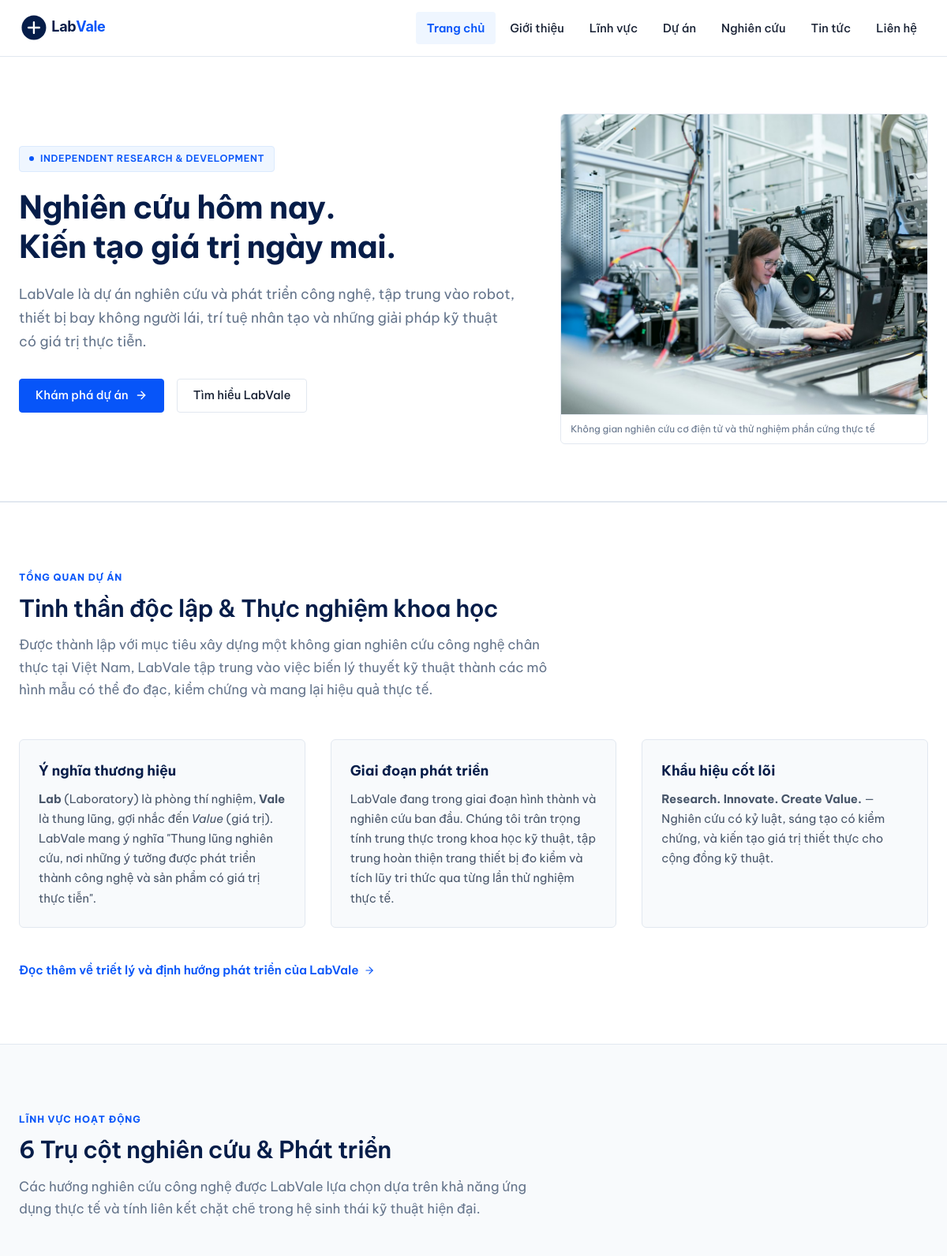
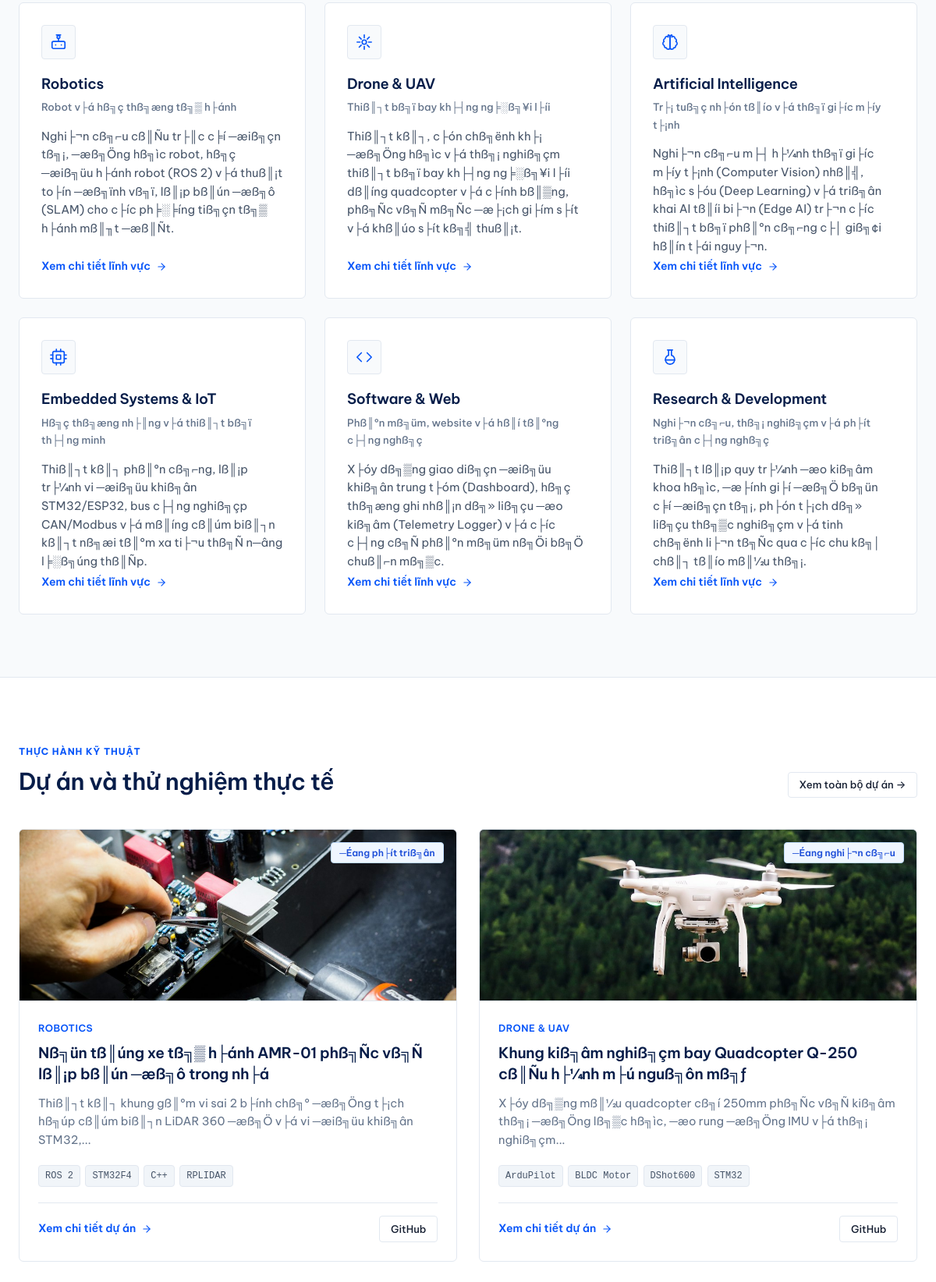
The page / (upper part) on the database its author committed (2 pictures, top to bottom).
### tables this page shows
CREATE TABLE `research_areas` (
  `id` int(11) NOT NULL AUTO_INCREMENT,
  `slug` varchar(100) NOT NULL,
  `name` varchar(150) NOT NULL,
  `subtitle` varchar(255) NOT NULL,
  `icon_svg` text NOT NULL,
  `short_desc` text NOT NULL,
  `full_content` longtext NOT NULL,
  `image` varchar(255) NOT NULL,
  `sort_order` int(11) DEFAULT 0,
  `is_active` tinyint(1) DEFAULT 1,
  `created_at` datetime DEFAULT current_timestamp(),
  PRIMARY KEY (`id`),
  UNIQUE KEY `slug` (`slug`)
);

CREATE TABLE `projects` (
  `id` int(11) NOT NULL AUTO_INCREMENT,
  `area_id` int(11) DEFAULT NULL,
  `title` varchar(200) NOT NULL,
  `slug` varchar(200) NOT NULL,
  `status` enum('├¥ t╞░ß╗ƒng','─Éang nghi├¬n cß╗⌐u','─Éang ph├ít triß╗ân','Ho├án th├ánh') DEFAULT '─Éang nghi├¬n cß╗⌐u',
  `summary` text NOT NULL,
  `content` longtext NOT NULL,
  `tech_stack` varchar(255) NOT NULL,
  `image` varchar(255) NOT NULL,
  `image_caption` varchar(255) DEFAULT NULL,
  `github_url` varchar(255) DEFAULT NULL,
  `demo_url` varchar(255) DEFAULT NULL,
  `is_featured` tinyint(1) DEFAULT 0,
  `sort_order` int(11) DEFAULT 0,
  `created_at` datetime DEFAULT current_timestamp(),
  `updated_at` datetime DEFAULT current_timestamp() ON UPDATE current_timestamp(),
  PRIMARY KEY (`id`),
  UNIQUE KEY `slug` (`slug`),
  KEY `area_id` (`area_id`),
  CONSTRAINT `fk_projects_area` FOREIGN KEY (`area_id`) REFERENCES `research_areas` (`id`) ON DELETE SET NULL
);

### includes/helpers.php (called while the page is built, shortened)
<?php
function url(string $path = ''): string {
    $cleanPath = '/' . ltrim($path, '/');
    if ($cleanPath === '/') {
        return BASE_PATH === '' ? '/' : BASE_PATH . '/';
    }
    return BASE_PATH . $cleanPath;
}
function asset(string $path = ''): string {
    $cleanPath = ltrim($path, '/');
    $fullUrl = url('assets/' . $cleanPath);
    $realPath = __DIR__ . '/../assets/' . $cleanPath;
    if (file_exists($realPath)) {
        return $fullUrl . '?v=' . filemtime($realPath);
    }
    return $fullUrl;
}
function e(?string $str): string {
    return htmlspecialchars($str ?? '', ENT_QUOTES, 'UTF-8');
}
function truncate_text(string $text, int $limit = 140, string $end = '...'): string {
    $plain = strip_tags($text);
    $truncated = mb_substr($plain, 0, $limit, 'UTF-8');
    $lastSpace = mb_strrpos($truncated, ' ', 0, 'UTF-8');
    if ($lastSpace !== false) {
        $truncated = mb_substr($truncated, 0, $lastSpace, 'UTF-8');
    }
    return $truncated . $end;
}

### views/layout/project-card.php (the view)
<?php
$statusClassMap = [
    'Ý tưởng' => 'status-y-tuong',
    'Đang nghiên cứu' => 'status-dang-nghien-cuu',
    'Đang phát triển' => 'status-dang-phat-trien',
    'Hoàn thành' => 'status-hoan-thanh',
];
$statusClass = $statusClassMap[$project['status']] ?? 'status-dang-nghien-cuu';
$projectUrl = url('projects/' . $project['slug']);
$imgUrl = !empty($project['image']) ? asset('images/' . $project['image']) : asset('images/project-rover.jpg');
?>
<article class="project-card">
    <div class="project-thumbnail-wrapper">
        <a href="<?= $projectUrl ?>" tabindex="-1" aria-hidden="true">
            <img src="<?= e($imgUrl) ?>" alt="<?= e($project['title']) ?>" class="project-thumbnail" loading="lazy" width="600" height="340">
        </a>
        <span class="project-status-tag <?= $statusClass ?>"><?= e($project['status']) ?></span>
    </div>
    <div class="project-body">
        <?php if (!empty($project['area_name'])): ?>
            <div class="project-area-badge"><?= e($project['area_name']) ?></div>
        <?php endif; ?>
        <h3 class="project-title">
            <a href="<?= $projectUrl ?>"><?= e($project['title']) ?></a>
        </h3>
        <p class="project-summary"><?= e(truncate_text($project['summary'], 130)) ?></p>
        <?php if (!empty($project['tech_stack'])):
            $tags = array_map('trim', explode(',', $project['tech_stack']));
        ?>
            <div class="project-tech-tags">
                <?php foreach (array_slice($tags, 0, 4) as $tag): ?>
                    <span class="tech-tag"><?= e($tag) ?></span>
                <?php endforeach; ?>
            </div>
        <?php endif; ?>
        <div class="project-footer">
            <a href="<?= $projectUrl ?>" class="area-link">
                Xem chi tiết dự án
                <svg viewBox="0 0 24 24" fill="none" stroke="currentColor" stroke-width="2" stroke-linecap="round" stroke-linejoin="round">
                    <line x1="5" y1="12" x2="19" y2="12"></line>
                    <polyline points="12 5 19 12 12 19"></polyline>
                </svg>
            </a>
            <?php if (!empty($project['github_url'])): ?>
                <a href="<?= e($project['github_url']) ?>" target="_blank" rel="noopener noreferrer" class="btn btn-secondary btn-sm" title="Xem mã nguồn">
                    GitHub
                </a>
            <?php endif; ?>
        </div>
    </div>
</article>

### views/home.php (shortened to what this page needs)
<?php
require_once __DIR__ . '/layout/header.php';
?>
<section class="hero">
    <div class="container">
        <div class="hero-grid">
            <div>
                <div class="hero-badge">
                    <span class="hero-badge-pulse" aria-hidden="true"></span>
                    <span>INDEPENDENT RESEARCH &amp; DEVELOPMENT</span>
                </div>
                <h1 class="hero-title">Nghiên cứu hôm nay.<br>Kiến tạo giá trị ngày mai.</h1>
                <p class="hero-desc">
                    LabVale là dự án nghiên cứu và phát triển công nghệ, tập trung vào robot, thiết bị bay không người lái, trí tuệ nhân tạo và những giải pháp kỹ thuật có giá trị thực tiễn.
                </p>
                <div class="hero-actions">
                    <a href="<?= url('/projects') ?>" class="btn btn-primary">
                        Khám phá dự án
                        <svg width="16" height="16" viewBox="0 0 24 24" fill="none" stroke="currentColor" stroke-width="2" stroke-linecap="round" stroke-linejoin="round">
                            <line x1="5" y1="12" x2="19" y2="12"></line>
                            <polyline points="12 5 19 12 12 19"></polyline>
                        </svg>
                    </a>
                    <a href="<?= url('/about') ?>" class="btn btn-secondary">
                        Tìm hiểu LabVale
                    </a>
                </div>
            </div>
            <div>
                <div class="hero-image-wrapper">
                    <img src="<?= asset('images/hero-lab.jpg') ?>" alt="Bàn thí nghiệm nghiên cứu kỹ thuật thực tế tại LabVale" class="hero-img" width="800" height="480">
                    <div class="hero-img-caption">
                        Không gian nghiên cứu cơ điện tử và thử nghiệm phần cứng thực tế
                    </div>
                </div>
            </div>
        </div>
    </div>
</section>
<section class="section section-bg-white">
    <div class="container">
        <div class="section-header">
            <span class="section-kicker">TỔNG QUAN DỰ ÁN</span>
            <h2 class="section-title">Tinh thần độc lập &amp; Thực nghiệm khoa học</h2>
            <p class="section-desc">
                Được thành lập với mục tiêu xây dựng một không gian nghiên cứu công nghệ chân thực tại Việt Nam, LabVale tập trung vào việc biến lý thuyết kỹ thuật thành các mô hình mẫu có thể đo đạc, kiểm chứng và mang lại hiệu quả thực tế.
            </p>
        </div>
        <div style="display: grid; grid-template-columns: repeat(auto-fit, minmax(280px, 1fr)); gap: 2rem; margin-bottom: 2.5rem;">
            <div style="padding: 1.5rem; background-color: #F8FAFC; border: 1px solid var(--color-border); border-radius: var(--radius-md);">
                <div style="font-weight: 700; color: var(--color-primary-navy); margin-bottom: 0.5rem; font-size: 1.1rem;">
                    Ý nghĩa thương hiệu
                </div>
                <p style="font-size: 0.925rem; color: #475569; margin: 0;">
                    <strong>Lab</strong> (Laboratory) là phòng thí nghiệm, <strong>Vale</strong> là thung lũng, gợi nhắc đến <em>Value</em> (giá trị). LabVale mang ý nghĩa "Thung lũng nghiên cứu, nơi những ý tưởng được phát triển thành công nghệ và sản phẩm có giá trị thực tiễn".
                </p>
            </div>
            <div style="padding: 1.5rem; background-color: #F8FAFC; border: 1px solid var(--color-border); border-radius: var(--radius-md);">
                <div style="font-weight: 700; color: var(--color-primary-navy); margin-bottom: 0.5rem; font-size: 1.1rem;">
                    Giai đoạn phát triển
                </div>
                <p style="font-size: 0.925rem; color: #475569; margin: 0;">
                    LabVale đang trong giai đoạn hình thành và nghiên cứu ban đầu. Chúng tôi trân trọng tính trung thực trong khoa học kỹ thuật, tập trung hoàn thiện trang thiết bị đo kiểm và tích lũy tri thức qua từng lần thử nghiệm thực tế.
                </p>
            </div>
            <div style="padding: 1.5rem; background-color: #F8FAFC; border: 1px solid var(--color-border); border-radius: var(--radius-md);">
                <div style="font-weight: 700; color: var(--color-primary-navy); margin-bottom: 0.5rem; font-size: 1.1rem;">
                    Khẩu hiệu cốt lõi
                </div>
                <p style="font-size: 0.925rem; color: #475569; margin: 0;">
                    <strong>Research. Innovate. Create Value.</strong> — Nghiên cứu có kỷ luật, sáng tạo có kiểm chứng, và kiến tạo giá trị thiết thực cho cộng đồng kỹ thuật.
                </p>
            </div>
        </div>
        <div>
            <a href="<?= url('/about') ?>" class="area-link" style="font-size: 0.95rem;">
                Đọc thêm về triết lý và định hướng phát triển của LabVale
                <svg viewBox="0 0 24 24" fill="none" stroke="currentColor" stroke-width="2" stroke-linecap="round" stroke-linejoin="round">
                    <line x1="5" y1="12" x2="19" y2="12"></line>
                    <polyline points="12 5 19 12 12 19"></polyline>
                </svg>
            </a>
        </div>
    </div>
</section>
<section class="section">
    <div class="container">
        <div class="section-header">
            <span class="section-kicker">LĨNH VỰC HOẠT ĐỘNG</span>
            <h2 class="section-title">6 Trụ cột nghiên cứu &amp; Phát triển</h2>
            <p class="section-desc">
                Các hướng nghiên cứu công nghệ được LabVale lựa chọn dựa trên khả năng ứng dụng thực tế và tính liên kết chặt chẽ trong hệ sinh thái kỹ thuật hiện đại.
            </p>
        </div>
        <div class="areas-grid">
            <?php foreach ($researchAreas as $area): ?>
                <div class="area-card">
                    <div>
                        <div class="area-icon-box">
                            <?= $area['icon_svg'] ?>
                        </div>
                        <h3 class="area-title"><?= e($area['name']) ?></h3>
                        <div class="area-subtitle"><?= e($area['subtitle']) ?></div>
                        <p class="area-desc"><?= e($area['short_desc']) ?></p>
                    </div>
                    <div>
                        <a href="<?= url('research-areas/' . $area['slug']) ?>" class="area-link">
                            Xem chi tiết lĩnh vực
                            <svg viewBox="0 0 24 24" fill="none" stroke="currentColor" stroke-width="2" stroke-linecap="round" stroke-linejoin="round">
                                <line x1="5" y1="12" x2="19" y2="12"></line>
                                <polyline points="12 5 19 12 12 19"></polyline>
                            </svg>
                        </a>
                    </div>
                </div>
            <?php endforeach; ?>
        </div>
    </div>
</section>
<section class="section section-bg-white">
    <div class="container">
        <div style="display: flex; align-items: flex-end; justify-content: space-between; margin-bottom: 2.5rem; flex-wrap: wrap; gap: 1rem;">
            <div>
                <span class="section-kicker">THỰC HÀNH KỸ THUẬT</span>
                <h2 class="section-title" style="margin-bottom: 0;">Dự án và thử nghiệm thực tế</h2>
            </div>
            <a href="<?= url('/projects') ?>" class="btn btn-secondary btn-sm">
                Xem toàn bộ dự án &rarr;
            </a>
        </div>
        <?php if (!empty($featuredProjects)): ?>
            <div class="projects-grid">
                <?php foreach ($featuredProjects as $project): ?>
                    <?php require __DIR__ . '/layout/project-card.php'; ?>
                <?php endforeach; ?>
            </div>
        <?php else: ?>
            <div class="empty-state">
                <p class="empty-state-desc">Các dự án đang trong giai đoạn đo kiểm và chuẩn bị công bố tài liệu kỹ thuật.</p>
            </div>
        <?php endif; ?>
    </div>
</section>
<?php require_once __DIR__ . '/layout/footer.php'; ?>

### rows shown on the page
research_areas: name "Robotics", subtitle "Robot v├á hß╗ç thß╗æng tß╗▒ h├ánh", short_desc "Nghi├¬n cß╗⌐u cß║Ñu tr├║c c╞í ─æiß╗çn tß╗¡, ─æß╗Öng hß╗ìc robot, hß╗ç ─æiß╗üu h├ánh robot (ROS 2) v├á thuß║¡t to├ín ─æß╗ïnh vß╗ï, lß║¡p bß║ún ─æß╗ô (SLAM) cho c├íc ph╞░╞íng tiß╗çn tß╗▒ h├ánh mß║╖t ─æß║Ñt."
research_areas: name "Drone & UAV", subtitle "Thiß║┐t bß╗ï bay kh├┤ng ng╞░ß╗¥i l├íi", short_desc "Thiß║┐t kß║┐, c├ón chß╗ënh kh├¡ ─æß╗Öng hß╗ìc v├á thß╗¡ nghiß╗çm thiß║┐t bß╗ï bay kh├┤ng ng╞░ß╗¥i l├íi dß║íng quadcopter v├á c├ính bß║▒ng, phß╗Ñc vß╗Ñ mß╗Ñc ─æ├¡ch gi├ím s├ít v├á khß║úo s├ít kß╗╣ thuß║¡t."
research_areas: name "Artificial Intelligence", subtitle "Tr├¡ tuß╗ç nh├ón tß║ío v├á thß╗ï gi├íc m├íy t├¡nh", short_desc "Nghi├¬n cß╗⌐u m├┤ h├¼nh thß╗ï gi├íc m├íy t├¡nh (Computer Vision) nhß║╣, hß╗ìc s├óu (Deep Learning) v├á triß╗ân khai AI tß║íi bi├¬n (Edge AI) tr├¬n c├íc thiß║┐t bß╗ï phß║ºn cß╗⌐ng c├│ giß╗¢i hß║ín t├ái nguy├¬n."
research_areas: name "Embedded Systems & IoT", subtitle "Hß╗ç thß╗æng nh├║ng v├á thiß║┐t bß╗ï th├┤ng minh", short_desc "Thiß║┐t kß║┐ phß║ºn cß╗⌐ng, lß║¡p tr├¼nh vi ─æiß╗üu khiß╗ân STM32/ESP32, bus c├┤ng nghiß╗çp CAN/Modbus v├á mß║íng cß║úm biß║┐n kß║┐t nß╗æi tß║ºm xa ti├¬u thß╗Ñ n─âng l╞░ß╗úng thß║Ñp."
research_areas: name "Software & Web", subtitle "Phß║ºn mß╗üm, website v├á hß║í tß║ºng c├┤ng nghß╗ç", short_desc "X├óy dß╗▒ng giao diß╗çn ─æiß╗üu khiß╗ân trung t├óm (Dashboard), hß╗ç thß╗æng ghi nhß║¡n dß╗» liß╗çu ─æo kiß╗âm (Telemetry Logger) v├á c├íc c├┤ng cß╗Ñ phß║ºn mß╗üm nß╗Öi bß╗Ö chuß║⌐n mß╗▒c."
research_areas: name "Research & Development", subtitle "Nghi├¬n cß╗⌐u, thß╗¡ nghiß╗çm v├á ph├ít triß╗ân c├┤ng nghß╗ç", short_desc "Thiß║┐t lß║¡p quy tr├¼nh ─æo kiß╗âm khoa hß╗ìc, ─æ├ính gi├í ─æß╗Ö bß╗ün c╞í ─æiß╗çn tß╗¡, ph├ón t├¡ch dß╗» liß╗çu thß╗▒c nghiß╗çm v├á tinh chß╗ënh li├¬n tß╗Ñc qua c├íc chu kß╗│ chß║┐ tß║ío mß║½u thß╗¡."
projects: image (picture), status "─Éang ph├ít triß╗ân", area.name "ROBOTICS", title "Nß╗ün tß║úng xe tß╗▒ h├ánh AMR-01 phß╗Ñc vß╗Ñ lß║¡p bß║ún ─æß╗ô trong nh├á", summary "Thiß║┐t kß║┐ khung gß║ºm vi sai 2 b├ính chß╗º ─æß╗Öng t├¡ch hß╗úp cß║úm biß║┐n LiDAR 360 ─æß╗Ö v├á vi ─æiß╗üu khiß╗ân STM32,...", tech_stack "ROS 2", tech_stack "STM32F4", tech_stack "C++", tech_stack "RPLIDAR"
projects: image (picture), status "─Éang nghi├¬n cß╗⌐u", area.name "DRONE & UAV", title "Khung kiß╗âm nghiß╗çm bay Quadcopter Q-250 cß║Ñu h├¼nh m├ú nguß╗ôn mß╗ƒ", summary "X├óy dß╗▒ng mß║½u quadcopter cß╗í 250mm phß╗Ñc vß╗Ñ kiß╗âm thß╗¡ ─æß╗Öng lß╗▒c hß╗ìc, ─æo rung ─æß╗Öng IMU v├á thß╗¡ nghiß╗çm...", tech_stack "ArduPilot", tech_stack "BLDC Motor", tech_stack "DShot600", tech_stack "STM32"
